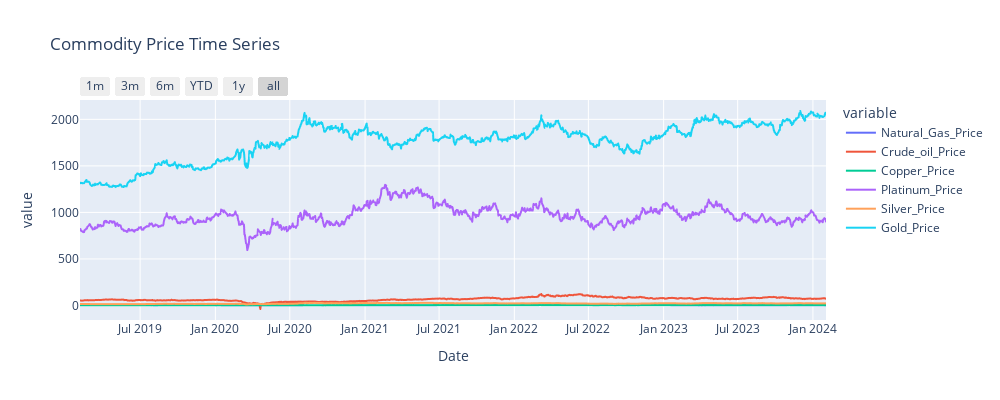

The notebook cell saved with this chart:
### Code cell
fig = px.line(df, y=_commodity_price, title='Commodity Price Time Series', width = 1000, height = 400)

fig.update_xaxes(
    rangeselector=dict(
        buttons=list([
            dict(count=1, label="1m", step="month", stepmode="backward"),
            dict(count=3, label="3m", step="month", stepmode="backward"),
            dict(count=6, label="6m", step="month", stepmode="backward"),
            dict(count=1, label="YTD", step="year", stepmode="todate"),
            dict(count=1, label="1y", step="year", stepmode="backward"),
            dict(step="all")
        ])
    )
)
fig.show()

### Figure 1 — Plotly figure (JSON) as saved in the notebook; plotly's stock layout.template omitted (floating-point values rounded to 4 significant figures; data arrays with more than 128 entries replaced by an {"elided": "..."} marker saying what was removed)
{"data": [{"hovertemplate": "variable=Natural_Gas_Price<br>Date=%{x}<br>value=%{y}<extra></extra>", "legendgroup": "Natural_Gas_Price", "line": {"color": "#636efa", "dash": "solid"}, "marker": {"symbol": "circle"}, "mode": "lines", "name": "Natural_Gas_Price", "showlegend": true, "type": "scattergl", "x": {"elided": "1243 str values"}, "xaxis": "x", "y": {"elided": "1243 float values"}, "yaxis": "y"}, {"hovertemplate": "variable=Crude_oil_Price<br>Date=%{x}<br>value=%{y}<extra></extra>", "legendgroup": "Crude_oil_Price", "line": {"color": "#EF553B", "dash": "solid"}, "marker": {"symbol": "circle"}, "mode": "lines", "name": "Crude_oil_Price", "showlegend": true, "type": "scattergl", "x": {"elided": "1243 str values"}, "xaxis": "x", "y": {"elided": "1243 float values"}, "yaxis": "y"}, {"hovertemplate": "variable=Copper_Price<br>Date=%{x}<br>value=%{y}<extra></extra>", "legendgroup": "Copper_Price", "line": {"color": "#00cc96", "dash": "solid"}, "marker": {"symbol": "circle"}, "mode": "lines", "name": "Copper_Price", "showlegend": true, "type": "scattergl", "x": {"elided": "1243 str values"}, "xaxis": "x", "y": {"elided": "1243 float values"}, "yaxis": "y"}, {"hovertemplate": "variable=Platinum_Price<br>Date=%{x}<br>value=%{y}<extra></extra>", "legendgroup": "Platinum_Price", "line": {"color": "#ab63fa", "dash": "solid"}, "marker": {"symbol": "circle"}, "mode": "lines", "name": "Platinum_Price", "showlegend": true, "type": "scattergl", "x": {"elided": "1243 str values"}, "xaxis": "x", "y": {"elided": "1243 float values"}, "yaxis": "y"}, {"hovertemplate": "variable=Silver_Price<br>Date=%{x}<br>value=%{y}<extra></extra>", "legendgroup": "Silver_Price", "line": {"color": "#FFA15A", "dash": "solid"}, "marker": {"symbol": "circle"}, "mode": "lines", "name": "Silver_Price", "showlegend": true, "type": "scattergl", "x": {"elided": "1243 str values"}, "xaxis": "x", "y": {"elided": "1243 float values"}, "yaxis": "y"}, {"hovertemplate": "variable=Gold_Price<br>Date=%{x}<br>value=%{y}<extra></extra>", "legendgroup": "Gold_Price", "line": {"color": "#19d3f3", "dash": "solid"}, "marker": {"symbol": "circle"}, "mode": "lines", "name": "Gold_Price", "showlegend": true, "type": "scattergl", "x": {"elided": "1243 str values"}, "xaxis": "x", "y": {"elided": "1243 float values"}, "yaxis": "y"}], "layout": {"height": 400, "legend": {"title": {"text": "variable"}, "tracegroupgap": 0}, "title": {"text": "Commodity Price Time Series"}, "width": 1000, "xaxis": {"anchor": "y", "domain": [0, 1], "rangeselector": {"buttons": [{"count": 1, "label": "1m", "step": "month", "stepmode": "backward"}, {"count": 3, "label": "3m", "step": "month", "stepmode": "backward"}, {"count": 6, "label": "6m", "step": "month", "stepmode": "backward"}, {"count": 1, "label": "YTD", "step": "year", "stepmode": "todate"}, {"count": 1, "label": "1y", "step": "year", "stepmode": "backward"}, {"step": "all"}]}, "title": {"text": "Date"}}, "yaxis": {"anchor": "x", "domain": [0, 1], "title": {"text": "value"}}}}
